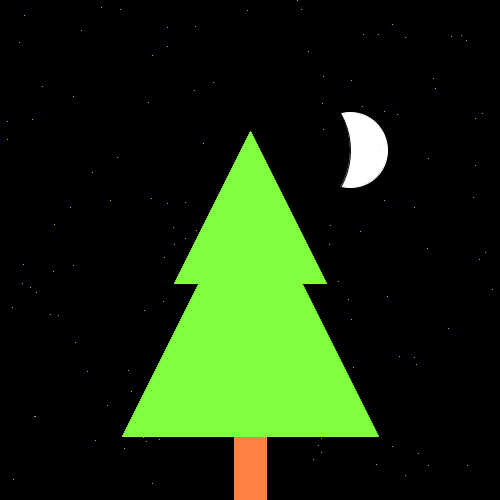
Frame 1 (no input)
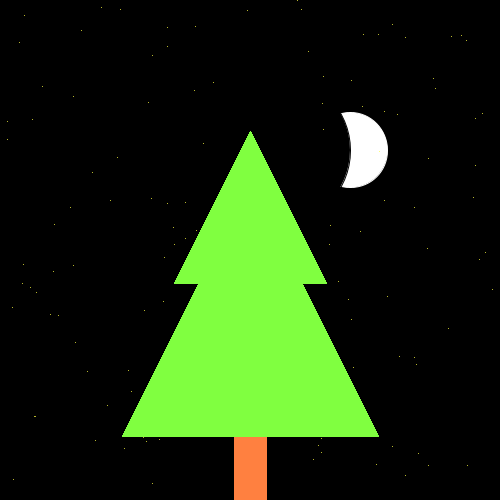
Frame 60 (the mouse pressed at the canvas centre just before this capture)
Frame 120 (the mouse held since frame 60 and released just before this capture): identical to frame 60, image omitted

The Processing sketch that drew these frames (run headless with seeded random() and noise(); from frame 60 on, the mouse is pressed at the canvas centre):

// Processing sketch: Jerome_Trayer_Assignment_2
// ── Jerome_Trayer_Assignment_2.pde
/*
*  Author: Jerome Trayer
*/

//set size of window to assignment parameters, set background to black, draw stars for night sky feeling
void setup() {
  final int YELLOW = #FFFF40;
  final int WHITE = #FFFFFF;
  final int BLACK = #000000;
  
  final float MOON_RADIUS = 75;
  
  //this size call also sets the system variables 'width' and 'height' which are used later
  size(500, 500);
  background(0);
  
  //draw moon
  setColor(WHITE);
  ellipse(width - (2 * MOON_RADIUS), 2 * MOON_RADIUS, MOON_RADIUS, MOON_RADIUS);
  setColor(BLACK);
  ellipse(width - (3 * MOON_RADIUS), 2 * MOON_RADIUS, 2 * MOON_RADIUS, 2 * MOON_RADIUS);
  
  //draw stars
  setColor(YELLOW);
  drawStars(128);
}

void draw() {
  //it got repetitive changing these everywhere, so I made variables
  final int TRUNK_WIDTH = 32;
  final int TRUNK_HEIGHT = 64;
  final int INITIAL_TRIANGLE_LENGTH = 256;
  final float BRANCH_RATIO = 0.6;
  
  
  final int BROWN = #FF8040;
  final int GREEN = #80FF40;
  
  
  //draw trunk
  setColor(BROWN);
  rect(width/2 - TRUNK_WIDTH/2, height - TRUNK_HEIGHT, TRUNK_WIDTH, TRUNK_HEIGHT);
  
  //draw green branches/leaves
  //I'm no artist
  setColor(GREEN);
  createTriangle(INITIAL_TRIANGLE_LENGTH, width/2, height - TRUNK_HEIGHT);
  createTriangle((int)(BRANCH_RATIO * INITIAL_TRIANGLE_LENGTH), width/2, height - TRUNK_HEIGHT - (int)(BRANCH_RATIO * INITIAL_TRIANGLE_LENGTH));
}

//makes code mildly more readable
void setColor(int newColor) {
  stroke(newColor);
  fill(newColor);
}

//function to make triangle since we are only allowed to use line, point, rect, and ellipse in this assignment
void createTriangle(int length, int centerBaseX, int centerBaseY) {  
  for(int i = 0; i < length; i++) {
    line(centerBaseX - length/2 + i/2, centerBaseY - i, centerBaseX + length/2 - i/2, centerBaseY - i);
  }
}

//randomly draws dots on canvas
void drawStars(int amount) {
  for(int i = 0; i < amount; i++) {
    point(random(width), random(height));
  }
}
